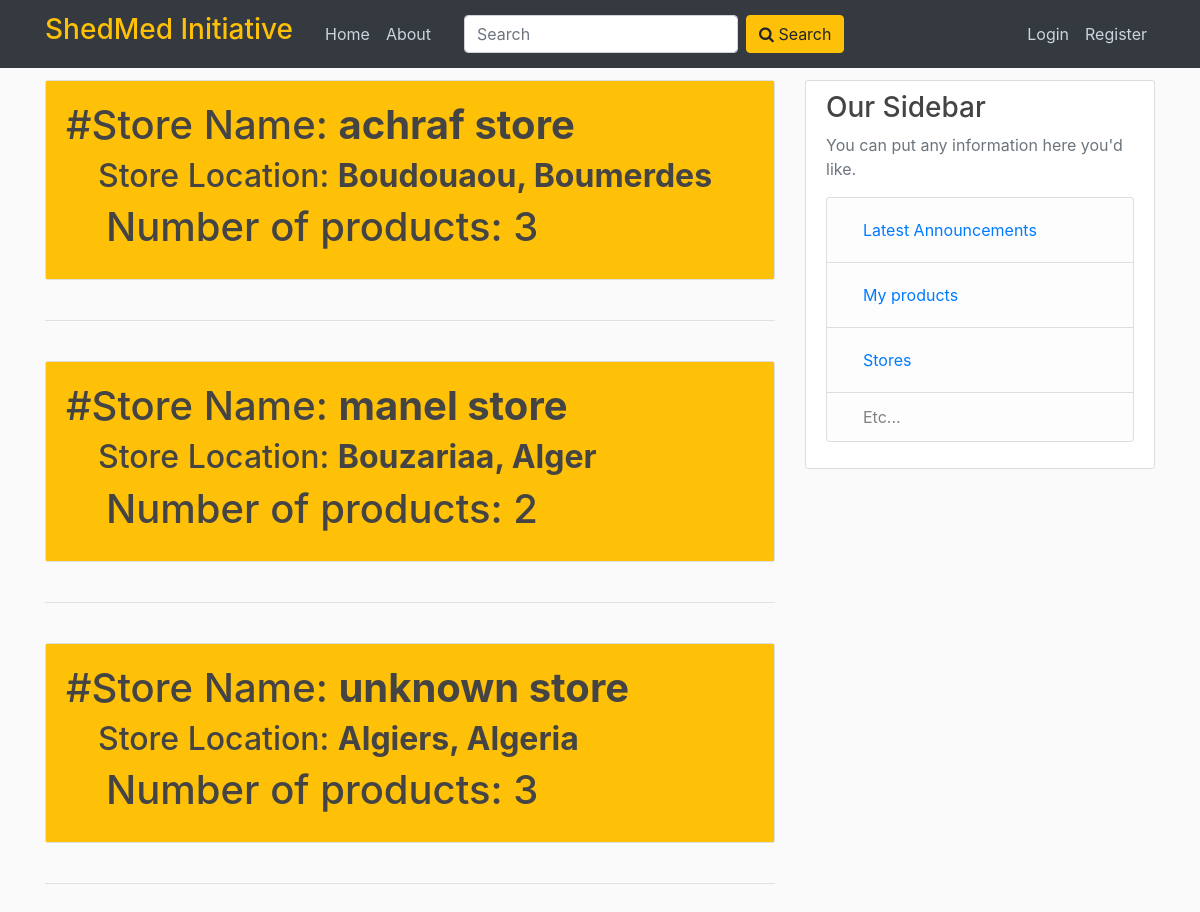
Page /stores on the earlier database version.
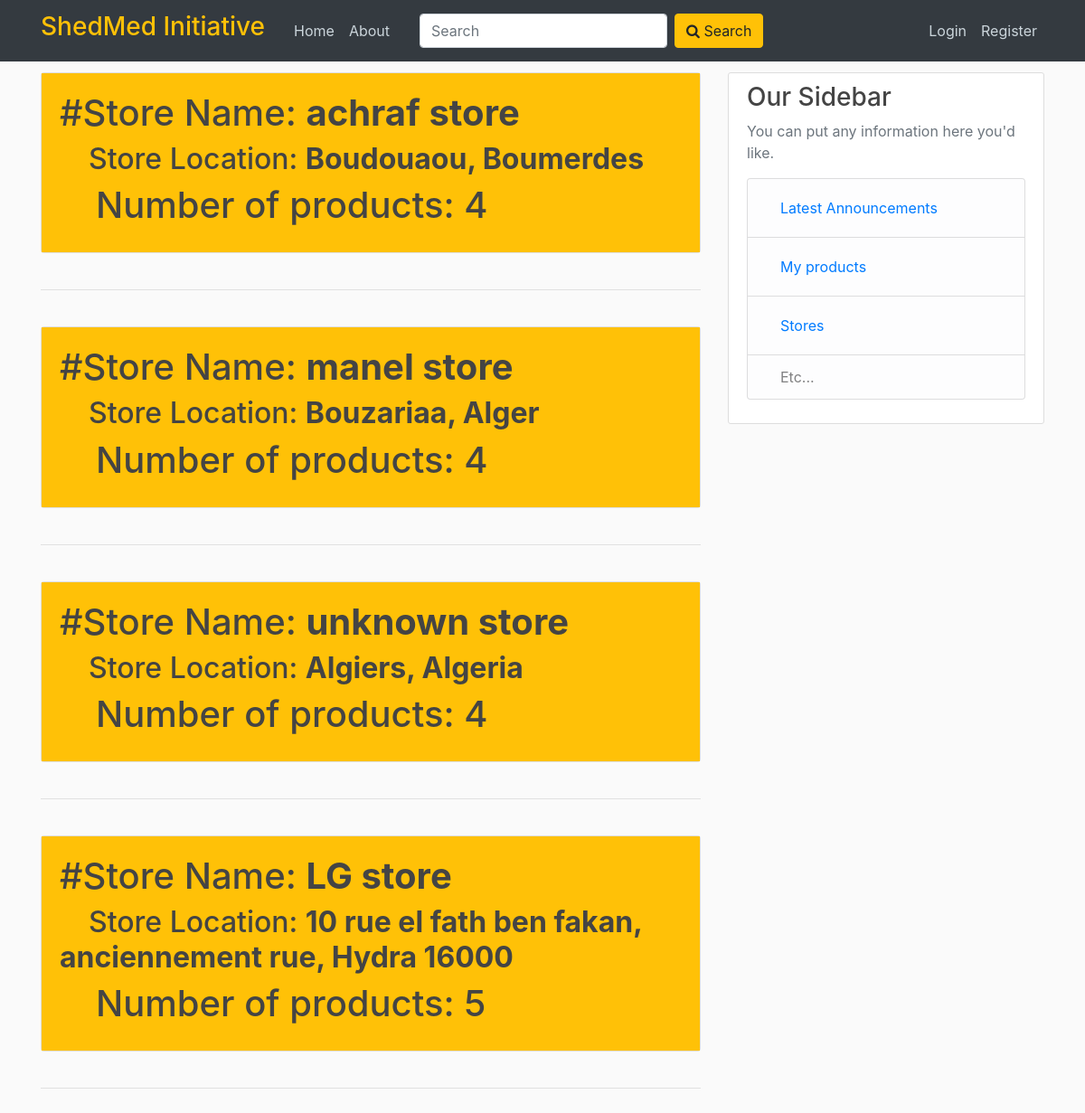
Same page on the later database version.
### flaskblog/models.py (models this page shows, shortened)
class Store(db.Model):
    id = db.Column(db.Integer, primary_key=True)
    name = db.Column(db.String(100), nullable=False)
    location = db.Column(db.String, nullable=False)
    products = db.relationship('Product', backref='store', lazy=True)

### flaskblog/routes.py (the view)
@app.route("/stores")
def stores():
    stores = Store.query.all()
    return render_template('stores.html', stores=stores)

### flaskblog/templates/stores.html (shortened to what this page needs)
{% extends "layout.html" %}
{% block content %}
    {% for store in stores %}
        <div class="card">
          <div class="card-body" style="background-color:#ffc107;">
            {% set products=store.products %}
            <h1>#Store Name: <b>{{store.name}}</b></h1>
            <h2>&emsp;Store Location: <b>{{store.location}}</b></h2>
            <h1>&emsp;Number of products: {{products|length}} </h1>
          </div>
        </div>
        <br>
        <hr>
        <br>
    {% endfor %}
{% endblock content %}

Differences in the rows shown:
computed for Store "achraf store": products "3" → "4"
computed for Store "manel store": products "2" → "4"
computed for Store "unknown store": products "3" → "4"
added Store: name "LG store", location "10 rue el fath ben fakan, anciennement rue, Hydra 16000", products "5"
